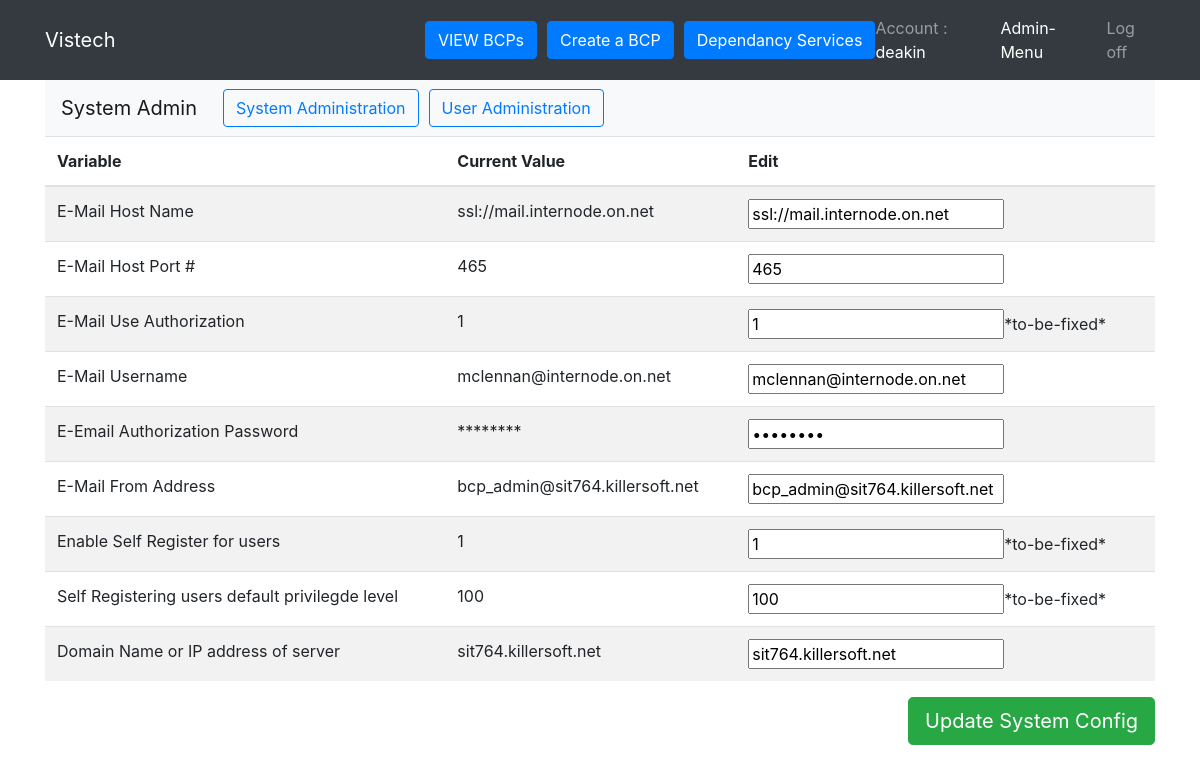
Page /admin.php (signed in) on the committed database.
### tables this page shows
CREATE TABLE `configuration` (
  `id` int(11) NOT NULL,
  `mail_host` varchar(64) NOT NULL,
  `mail_port` int(5) NOT NULL,
  `mail_use_auth` tinyint(1) NOT NULL,
  `mail_username` varchar(64) NOT NULL,
  `mail_password` varchar(64) NOT NULL,
  `mail_from_addr` varchar(64) NOT NULL,
  `self_register` tinyint(1) NOT NULL,
  `self_reg_priv_level` int(11) NOT NULL,
  `domain_name` varchar(64) NOT NULL
);

### admin.php (the view, shortened to what this page needs)
<?php
require('db.php');
?>
<!DOCTYPE html>
<html lang="en">
    <head>
        <?php include 'head.php'; ?>
    </head>
    <body>
        <?php include 'navbar.php'; ?>
        <div class="container">
            <?php
            include 'adminnavbar.php';
            if ($_SESSION["adminmenu"] == "user"){
                echo "<script>changetitle('User Admin');</script>";
                $result = $con->query ("SELECT id,firstname,lastname FROM users");
                ?>
                <form name='user' method='post'>
                    <div class="row">
                        <div class="col-md-12 school-options-dropdown text-center">
                        <h2>Select a user</h2>
                            <div class="dropdown btn-group">
                                <select class='form-control' name='id' style='width:auto;'>
                                    <?php
                                                            if (isset($_POST['id'])){
                                                                                        $selectedid = stripslashes($_POST['id']);
                                                                                    }
                                                            while ($row = $result->fetch_assoc()) {
                                                                unset($id, $fname, $lname);
                                                                $id = $row['id'];
                                                                $fname = $row['firstname'];
                                                                $lname = $row['lastname'];
                                                                if($selectedid == $id){
                                                                    echo "<option name='nameid' value='$id' selected>$fname&nbsp;$lname</option>";
                                                                }else{
                                                                    echo "<option name='nameid' value='$id'>$fname&nbsp;$lname</option>";
                                                                }
                                                            }
                                    ?>
                                </select>&nbsp;&nbsp;&nbsp;
                                <button type='submit' class='btn btn-success float-right' id='btnLogin'>Select</button>
                            </div>
                        </div>
                    </div>
                </form>
                <br>
                <?php
                if (isset($_POST['id']))
                {
                    $selectedid = stripslashes($_POST['id']);
                    $sql = "SELECT * FROM `users` WHERE id='$selectedid'";
                    $result = mysqli_query($con, $sql);
                    $row = mysqli_fetch_assoc($result);
                    $db_users_username = $row["username"];
                    $dB_users_email = $row["email"];
                    $db_users_firstname = $row["firstname"];
                    $db_users_lastname = $row["lastname"];
                    $db_users_creationdate = $row["creation_date"];
                    $db_users_lastlogin = $row["last_login"];
                    $db_users_account_active = $row["account_active"];
                    $db_user_priv_level = $row["user_priv_level"];
                    $db_users_email_confirmed = $row["email_confirmed"];
                    $db_user_priv_level = $row["user_priv_level"];
                    $db_users_admindisable = $row["account_administratively_disabled"];
?>
<form class="form" name="usersettings" method="post">
                        <table class="table table-striped">
                            <thead>
                                <tr>
                                    <th>Variable</th>
                                    <th>Current Value</th>
                                    <th>Edit</th>
                                </tr>
                            </thead>
                            <tbody>
                                <tr>
                                    <td>Account ID</td>
                                    <td><?php echo $_POST['id']; ?></td>
                                    <td><input type="hidden" name="userid" value="<?php echo $_POST['id']; ?>"></td>
                                </tr>
                                <tr>
                                    <td>E-Mail Host Name</td>
                                    <td><?php echo $dB_users_email; ?></td>
                                    <td><input type="text" name="usersemail" value="<?php echo $dB_users_email; ?>"></td>
                                </tr>
                                <tr>
                                    <td>First Name</td>
                                    <td><?php echo $db_users_firstname; ?></td>
                                    <td><input type="text" name="usersfname" value="<?php echo $db_users_firstname; ?>"></td>
                                </tr>
                                <tr>
                                    <td>Last Name</td>
                                    <td><?php echo $db_users_lastname; ?></td>
                                    <td><input type="text" name="userslname" value="<?php echo $db_users_lastname; ?>"></td>
                                </tr>
                                <tr>
                                    <td>Account Creation Date</td>
                                    <td><?php echo $db_users_creationdate; ?></td>
                                    <td></td>
                                </tr>
                                <tr>
                                    <td>Last Login Date</td>
                                    <td><?php echo $db_users_lastlogin; ?></td>
                                    <td></td>
                                </tr>
                                <tr>
                                    <td>Account Active</td>
                                    <td><?php echo $db_users_account_active; ?></td>
                                    <td><input type="text" name="usersaccact" value="<?php echo $db_users_account_active; ?>">*to-be-fixed*</td>
                                </tr>
                                <tr>
                                    <td>Account Priviledge Level</td>
                                    <td><?php echo $db_user_priv_level; ?></td>
                                    <td><input type="text" name="usersprivlevel" value="<?php echo $db_user_priv_level; ?>">*to-be-fixed*</td>
                                </tr>
                                <tr>
                                    <td>Account Email Confirmed</td>
                                    <td><?php echo $db_users_email_confirmed ; ?></td>
                                    <td><input type="text" name="usersemailconf" value="<?php echo $db_users_email_confirmed ; ?>">*to-be-fixed*</td>
                                </tr>
                                <tr>
                                    <td>Administrativly Disabled</td>
                                    <td><?php echo $db_users_admindisable ; ?></td>
                                    <td><input type="text" name="usersadmindis" value="<?php echo $db_users_admindisable; ?>">*to-be-fixed*</td>
                                </tr>
                            </tbody>
                        </table>
                        <button type="submit" class="btn btn-success btn-lg float-right" id="btnLogin">Update User Account</button>
                    </form>
<?php
                }
                } elseif ($_SESSION["adminmenu"] == "adminmenu") {
                    $sql = "SELECT * FROM `configuration` WHERE id='0'";
                    $result = mysqli_query($con, $sql);
                    $row = mysqli_fetch_assoc($result);
                    $db_conf_mail_host = $row["mail_host"];
                    $db_conf_mail_port = $row["mail_port"];
                    $db_conf_mail_use_auth = $row["mail_use_auth"];
                    $db_conf_mail_username = $row["mail_username"];
                    $db_conf_mail_password = $row["mail_password"];
                    $db_conf_mail_from_addr = $row["mail_from_addr"];
                    $db_conf_self_register = $row["self_register"];
                    $db_conf_self_reg_priv_level = $row["self_reg_priv_level"];
                    $db_conf_domain_name = $row["domain_name"];
                    $db_conf_hiddenpassword = str_repeat("*", strlen($db_conf_mail_password));
                    ?>
                    <form class="form" name="systemsettings" method="post">
                        <table class="table table-striped">
                            <thead>
                                <tr>
                                    <th>Variable</th>
                                    <th>Current Value</th>
                                    <th>Edit</th>
                                </tr>
                            </thead>
                            <tbody>
                                <tr>
                                    <td>E-Mail Host Name</td>
                                    <td><?php echo $db_conf_mail_host; ?></td>
                                    <td><input type="text" name="mailhost" value="<?php echo $db_conf_mail_host; ?>"></td>
                                </tr>
                                <tr>
                                    <td>E-Mail Host Port #</td>
                                    <td><?php echo $db_conf_mail_port; ?></td>
                                    <td><input type="text" name="mailport" value="<?php echo $db_conf_mail_port; ?>"></td>
                                </tr>
                                <tr>
                                    <td>E-Mail Use Authorization</td>
                                    <td><?php echo $db_conf_mail_use_auth; ?></td>
                                    <td><input type="text" name="useauth" value="<?php echo $db_conf_mail_use_auth; ?>">*to-be-fixed*</td>
                                </tr>
                                <tr>
                                    <td>E-Mail Username</td>
                                    <td><?php echo $db_conf_mail_username; ?></td>
                                    <td><input type="text" name="mailusername" value="<?php echo $db_conf_mail_username; ?>"></td>
                                </tr>
                                <tr>
                                    <td>E-Email Authorization Password</td>
                                    <td><?php echo $db_conf_hiddenpassword; ?></td>
                                    <td><input type="password" name="mailpassword" value="<?php echo $db_conf_mail_password; ?>"  ></td>
                                </tr>
                                <tr>
                                    <td>E-Mail From Address</td>
                                    <td><?php echo $db_conf_mail_from_addr; ?></td>
                                    <td><input type="text" name="fromaddr" value="<?php echo $db_conf_mail_from_addr; ?>"></td>
                                </tr>
                                <tr>
                                    <td>Enable Self Register for users</td>
                                    <td><?php echo $db_conf_self_register; ?></td>
                                    <td><input type="text" name="selfregister" value="<?php echo $db_conf_self_register; ?>">*to-be-fixed*</td>
                                </tr>
                                <tr>
                                    <td>Self Registering users default privilegde level</td>
                                    <td><?php echo $db_conf_self_reg_priv_level; ?></td>
                                    <td><input type="text" name="privlevel" value="<?php echo $db_conf_self_reg_priv_level; ?>">*to-be-fixed*</td>
                                </tr>
                                <tr>
                                    <td>Domain Name or IP address of server</td>
                                    <td><?php echo $db_conf_domain_name; ?></td>
                                    <td><input type="text" name="domainname" value="<?php echo $db_conf_domain_name; ?>"></td>
                                </tr>
                            </tbody>
                        </table>
                        <button type="submit" class="btn btn-success btn-lg float-right" id="btnLogin">Update System Config</button>
                    </form>
                    <?php
                }
            ?>
        </div>
    </body>
</html>

### rows in the picture
configuration: mail_host "ssl://mail.internode.on.net", mailhost "ssl://mail.internode.on.net", mail_port "465", mailport "465", mail_use_auth "1", useauth "1", mail_username "mclennan@internode.on.net", mailusername "mclennan@internode.on.net", mail_password "********", mail_from_addr "bcp_admin@sit764.killersoft.net", fromaddr "bcp_admin@sit764.killersoft.net", self_register "1", selfregister "1", self_reg_priv_level "100", privlevel "100", domain_name "sit764.killersoft.net", domainname "sit764.killersoft.net"

### other values in the picture
$_SESSION["username"] "deakin"
